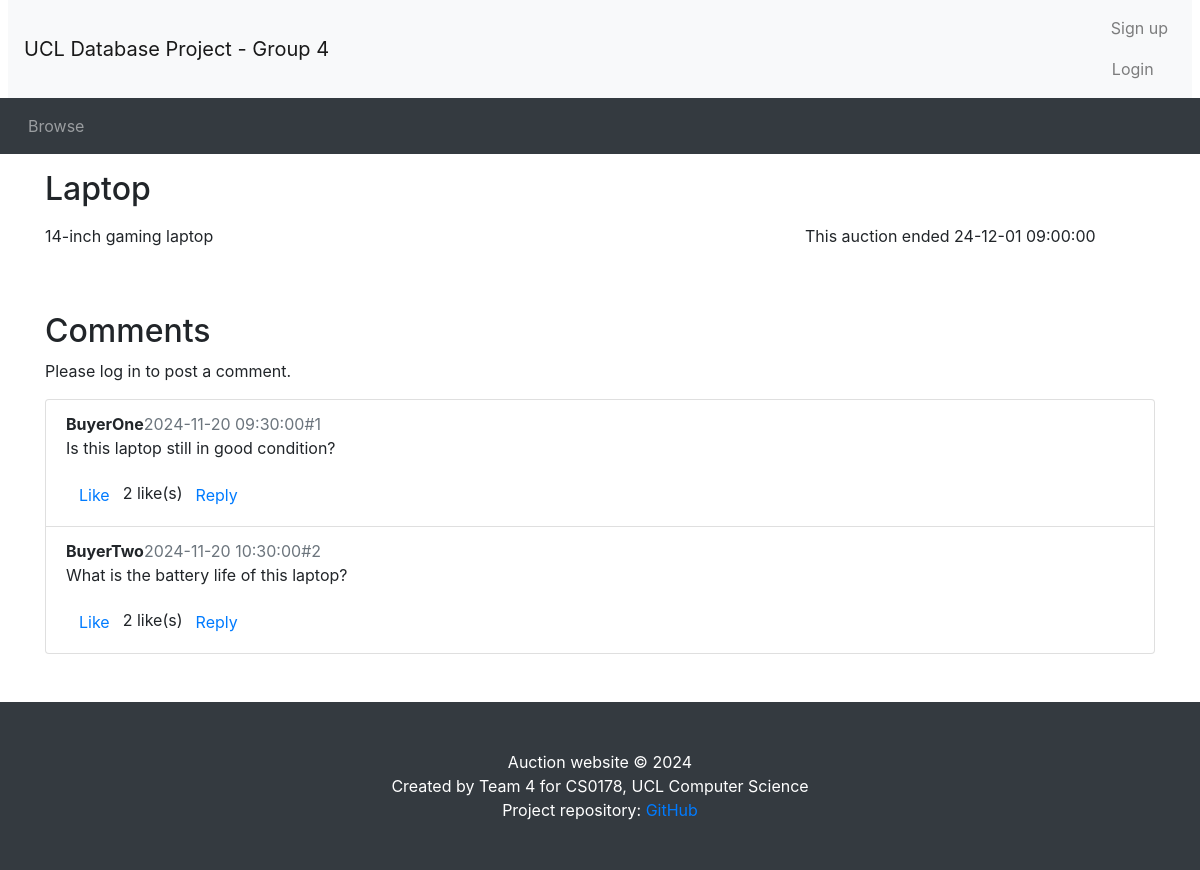
/listing.php?item_id=1, run on the app's committed database.
### tables this page shows
CREATE TABLE `auctions` (
    `item_id` INT PRIMARY KEY AUTO_INCREMENT,
    `title` VARCHAR(50) UNIQUE NOT NULL,
    `details` TEXT,
    `category` VARCHAR(30) NOT NULL,
    `startPrice` DECIMAL(10, 2) NOT NULL,
    `reservePrice` DECIMAL(10, 2) CHECK (
        `reservePrice` IS NULL
        OR `reservePrice` >= `startPrice`
    ),
    `startDate` DATETIME NOT NULL,
    `endDate` DATETIME NOT NULL,
    `seller_id` INT NOT NULL,
    `status` ENUM('active', 'closed', 'cancelled') NOT NULL,
    FOREIGN KEY (`seller_id`) REFERENCES `seller` (`user_id`) ON DELETE CASCADE
);

CREATE TABLE `comments` (
    `comment_id` INT PRIMARY KEY AUTO_INCREMENT,
    `item_id` INT NOT NULL,
    `buyer_id` INT NOT NULL,
    `time` DATETIME NOT NULL,
    `content` VARCHAR(1023) NOT NULL,
    `parent_comment_id` INT,
    FOREIGN KEY (`item_id`) REFERENCES `auctions` (`item_id`) ON DELETE CASCADE,
    FOREIGN KEY (`buyer_id`) REFERENCES `user` (`user_id`) ON DELETE CASCADE,
    FOREIGN KEY (`parent_comment_id`) REFERENCES `comments` (`comment_id`) ON DELETE CASCADE
);

CREATE TABLE `profile` (
    `email`  VARCHAR(100) PRIMARY KEY,
    `username` VARCHAR(50) NOT NULL,
    `tel` VARCHAR(15) DEFAULT NULL,
    `address` VARCHAR(100) DEFAULT NULL,
    FOREIGN KEY (`email`) REFERENCES `user` (`email`) ON DELETE CASCADE
);

### listing.php (the view, shortened to what this page needs)
<?php include_once("header.php") ?>
<?php require("my_db_connect.php") ?>
<?php
if (!isset($_GET['item_id'])) {
    $item_id = $_SESSION['viewing'];
} else {
    $item_id = $_GET['item_id'];
}
$sql = "SELECT * FROM auctions WHERE item_id = '$item_id';";
$result = mysqli_query($con, $sql);
$fetch = mysqli_fetch_array($result);
$title = $fetch['title'];
$status = $fetch['status'];
$description = $fetch['details'];
$end_time = new DateTime($fetch['endDate']);
$now = new DateTime();
?>
<div class="container">
    <div class="row">
        <div class="col-sm-8">
            <h2 class="my-3"><?php echo ($title); ?></h2>
        </div>
    </div>
    <div class="row">
        <div class="col-sm-8">
            <div class="itemDescription">
                <?php echo ($description); ?>
            </div>
        </div>
        <div class="col-sm-4">
            <p>
                <?php if ($status == 'cancelled') { ?>
                    This auction was cancelled by its owner.
                <?php } else if ($now > $end_time): ?>
                        This auction ended <?php echo (date_format($end_time, 'y-m-d H:i:s')) ?>
            <?php endif ?>
        </div>
    </div>
</div>
<?php
$comments_sql = "SELECT c.comment_id, c.buyer_id, c.time, c.content, u.username, c.parent_comment_id
                 FROM user
                 JOIN comments c ON user.user_id = c.buyer_id
                 JOIN profile u ON user.email = u.email
                 WHERE c.item_id = $item_id
                 ORDER BY c.time ASC";
$comments_result = mysqli_query($con, $comments_sql);
$comment_count = 0;
$comment_order = [];
while ($comment = mysqli_fetch_assoc($comments_result)) {
    $comment_count++;
    $comment_order[$comment['comment_id']] = $comment_count;
}
mysqli_data_seek($comments_result, 0);
?>
<div class="container mt-5" id="comments-section">
    <h2>Comments</h2>
    <?php if (isset($_SESSION['logged_in']) && $_SESSION['logged_in'] == true): ?>
        <?php if ($_SESSION['account_type'] == 'buyer'): ?>
            <form method="POST" action="post_comment.php">
                <div class="form-group">
                    <textarea class="form-control" id="commentContent" name="content" placeholder="Write a comment..."
                        required></textarea>
                </div>
                <input type="hidden" name="user_id" value="<?php echo $_SESSION["user_id"]; ?>">
                <input type="hidden" name="item_id" value="<?php echo $item_id; ?>">
                <input type="hidden" name="parent_comment_id" value="">
                <button type="submit" class="btn btn-primary">Post Comment</button>
            </form>
        <?php endif; ?>
    <?php else: ?>
        <p>Please log in to post a comment.</p>
    <?php endif; ?>
    <ul class="list-group mt-3">
        <?php if (mysqli_num_rows($comments_result) > 0): ?>
            <?php
            while ($comment = mysqli_fetch_assoc($comments_result)) {
                echo '<li class="list-group-item">';
                echo '<strong>' . htmlspecialchars($comment['username']) . '</strong>';
                echo '<span class="text-muted">' . date("Y-m-d H:i:s", strtotime($comment['time'])) . '</span>';
                echo '<span class="text-muted">#' . $comment_order[$comment['comment_id']] . '</span>';
                echo '<p>' . nl2br(htmlspecialchars($comment['content'])) . '</p>';
                echo '<div class="comment-actions">';
                echo '<button class="btn btn-link" onclick="likeComment(' . $comment['comment_id'] . ')">Like</button>';
                $likes_sql = 'SELECT COUNT(*) AS likes FROM comment_likes WHERE comment_id = ' . $comment['comment_id'];
                $likes_result = mysqli_query($con, $likes_sql);
                $likes_row = mysqli_fetch_assoc($likes_result);
                echo '<span>' . $likes_row['likes'] . ' like(s)</span>';
                echo '<button class="btn btn-link" onclick="showReplyForm(' . $comment['comment_id'] . ')">Reply</button>';
                echo '</div>';
                echo '</li>';
            }
            ?>
        <?php else: ?>
            <p>No comments yet. Be the first to comment!</p>
        <?php endif; ?>
    </ul>
</div>
<?php include_once("footer.php") ?>

### data on the page
auctions: title "Laptop", details "14-inch gaming laptop", endDate "24-12-01 09:00:00"
comments: profile.username "BuyerOne", time "2024-11-20 09:30:00", comment_id "1", content "Is this laptop still in good condition?", likes "2"
comments: profile.username "BuyerTwo", time "2024-11-20 10:30:00", comment_id "2", content "What is the battery life of this laptop?", likes "2"
